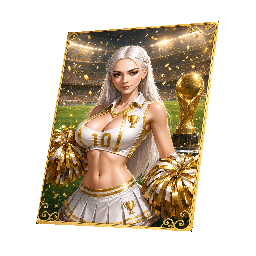
#> input picture KB/产出-本地化与美术/X3/世界杯纪念卡/WC_MemorialCard_256_梯形.png, 256 x 256 px, given in place of WC_side_2_1.png, which was not available
$ python _make_256_side.py
#> lines starting #> are read from the running program, lines starting #| are printed output that depends on the picture; after the words box and inside, x2 and y2 are one past the last pixel; in counts of white or black regions, pixels touching at a corner belong together; pictures that were not available may be replaced by others from this repository, and a replacement may not be noted
# -*- coding: utf-8 -*-
"""256道具图标:side_2_1裁成近方0.875填满189x216(对齐历史76/1)+圆角透明,居中放256画布。"""
from PIL import Image, ImageDraw
import numpy as np

SRC = r"C:\ADHD_agent\KB\产出-本地化与美术\X3\世界杯纪念卡\候选_轮2\WC_side_2_1.png"
OUT = r"C:\ADHD_agent\KB\产出-本地化与美术\X3\世界杯纪念卡\WC_MemorialCard_256_side.png"

src = Image.open(SRC).convert("RGBA")
#> src is the input picture: PIL image 256x256 RGBA; mean R, G, B, A 78.9, 64.8, 45, 119.6
a = np.array(src.convert("RGB")); lum = a.max(axis=2)
#> after `a = np.array(src.convert('RGB'))`:
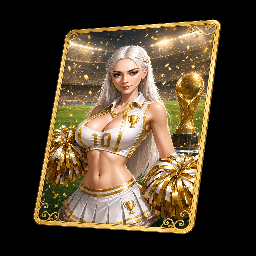
#> a: shape (256, 256, 3); mean R, G, B 78.9, 64.8, 45
#> after `lum = a.max(axis=2)`:
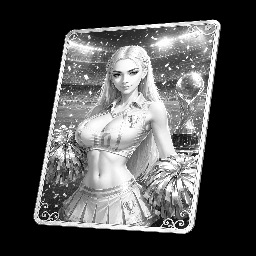
#> lum: shape (256, 256); min 0, max 255, mean 79.3
ys, xs = np.where(lum > 28)
card = src.crop((int(xs.min()), int(ys.min()), int(xs.max()) + 1, int(ys.max()) + 1))
cw, ch = card.size
#> cw = 188; ch = 215

TW, TH = 189, 216
target = TW / TH
if cw / ch < target:
    nh = int(cw / target)
#> nh = 214
    top = int((ch - nh) * 0.18)
#> top = 0
    card = card.crop((0, top, cw, top + nh))
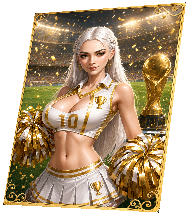
#> card: PIL image 188x214 RGBA; mean R, G, B, A 128.5, 105.6, 73.2, 194.8; transparent parts drawn white
else:
    nw = int(ch * target)
    card = card.crop(((cw - nw) // 2, 0, (cw - nw) // 2 + nw, ch))
card = card.resize((TW, TH), Image.LANCZOS)
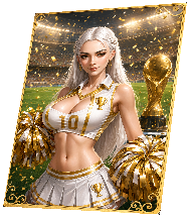
#> card: PIL image 189x216 RGBA; mean R, G, B, A 125.2, 103.1, 71.8, 195; transparent parts drawn white

m = Image.new("L", (TW, TH), 0)
#> m: PIL image 189x216 L; every value is 0
ImageDraw.Draw(m).rounded_rectangle((0, 0, TW - 1, TH - 1), radius=14, fill=255)
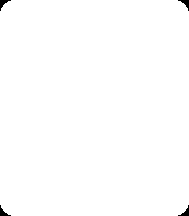
#> m: PIL image 189x216 L; 99.5% white; 4 black regions, box (x1, y1, x2, y2) and area: (0, 0, 11, 11) 46, (178, 0, 189, 11) 46, (0, 205, 11, 216) 46, (178, 205, 189, 216) 46
card.putalpha(m)
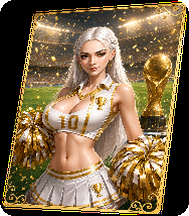
#> card: PIL image 189x216 RGBA; mean R, G, B, A 125.2, 103.1, 71.8, 253.9; transparent parts drawn white
canvas = Image.new("RGBA", (256, 256), (0, 0, 0, 0))
#> canvas: PIL image 256x256 RGBA; every value is 0
canvas.alpha_composite(card, (34, 20))
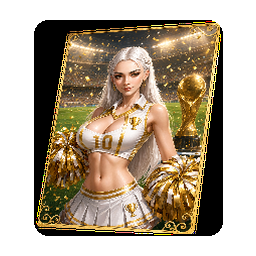
#> canvas: PIL image 256x256 RGBA; mean R, G, B, A 77.9, 64.2, 44.7, 158.1; transparent parts drawn white
canvas.save(OUT)
print("out", canvas.size, "bbox", canvas.split()[3].getbbox(), "(hist=34,20,223,236)")
#| out (256, 256) bbox (34, 20, 223, 236) (hist=34,20,223,236)

$ run again, on KB/产出-本地化与美术/X3/世界杯纪念卡/WC_MemorialCard_Aerisia.png
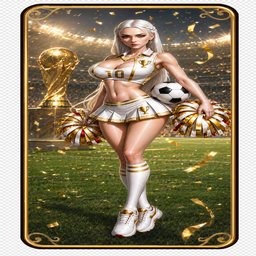
#> input picture KB/产出-本地化与美术/X3/世界杯纪念卡/WC_MemorialCard_Aerisia.png, 256 x 256 px, given in place of WC_side_2_1.png, which was not available
#> a is the input picture: shape (256, 256, 3); mean R, G, B 144.8, 131.6, 104.7
#> `card = card.resize((TW, TH), Image.LANCZOS)`:
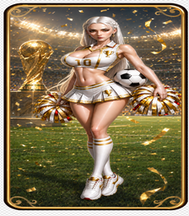
#> card: PIL image 189x216 RGBA; mean R, G, B, A 130.7, 115.7, 85, 255
#> `canvas.alpha_composite(card, (34, 20))`:
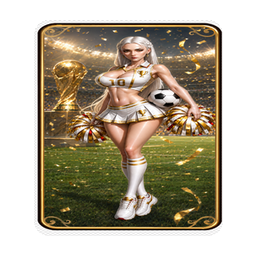
#> canvas: PIL image 256x256 RGBA; mean R, G, B, A 80.8, 71.4, 52.3, 158.1; transparent parts drawn white
#| out (256, 256) bbox (34, 20, 223, 236) (hist=34,20,223,236)
